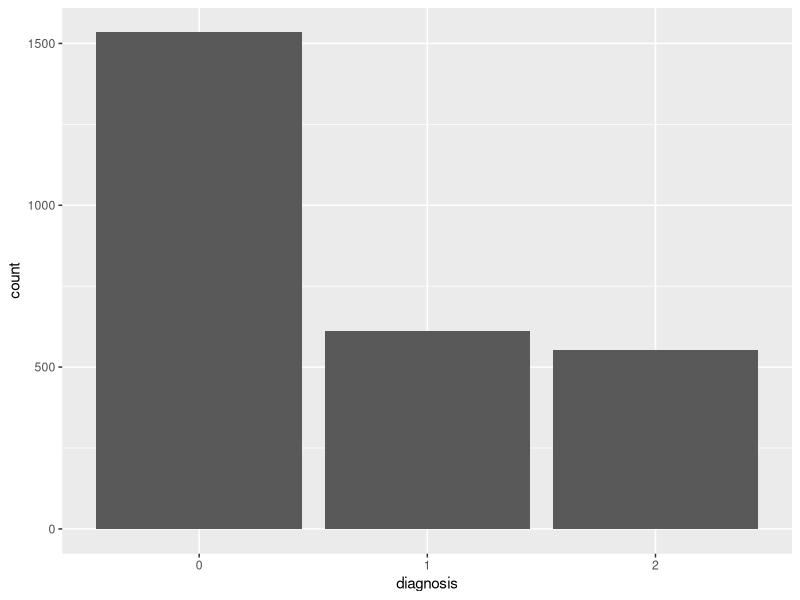
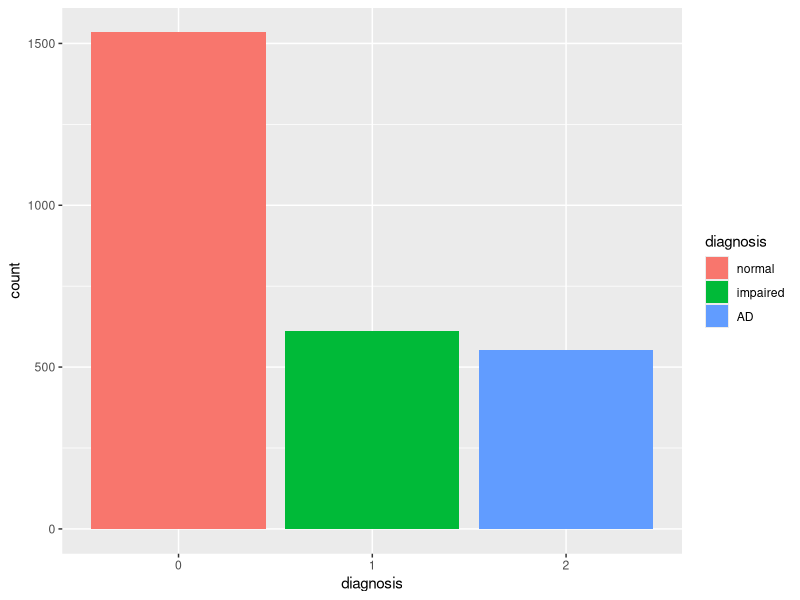
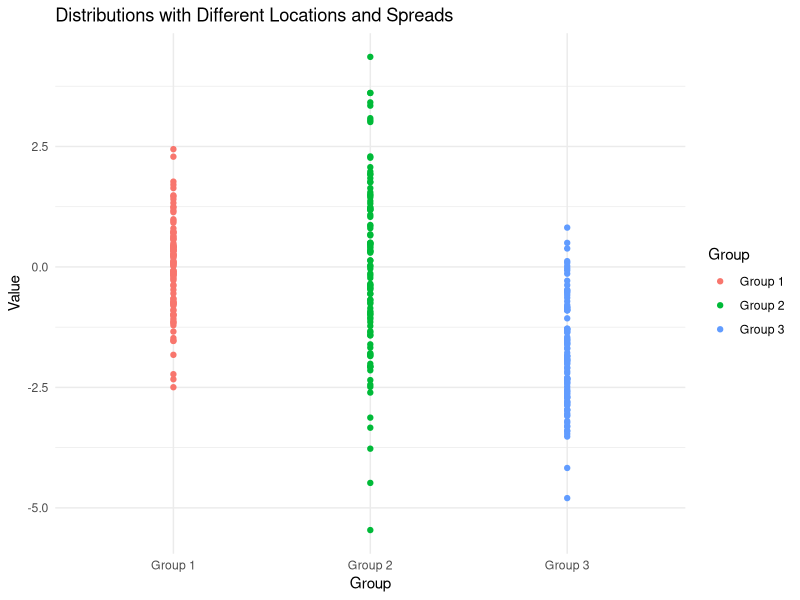
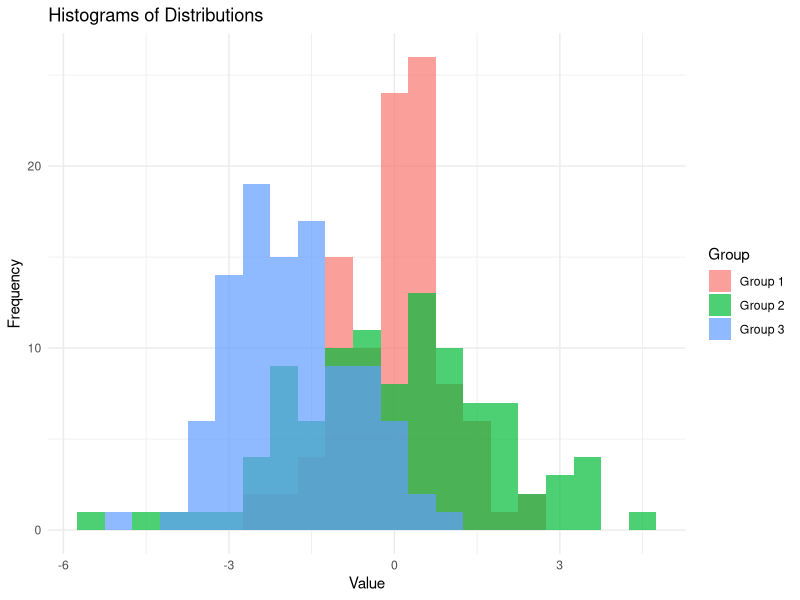
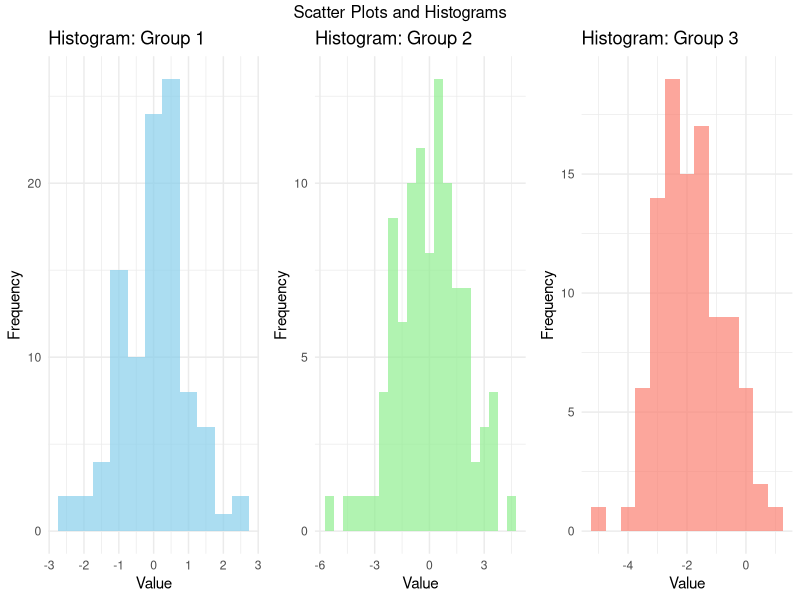
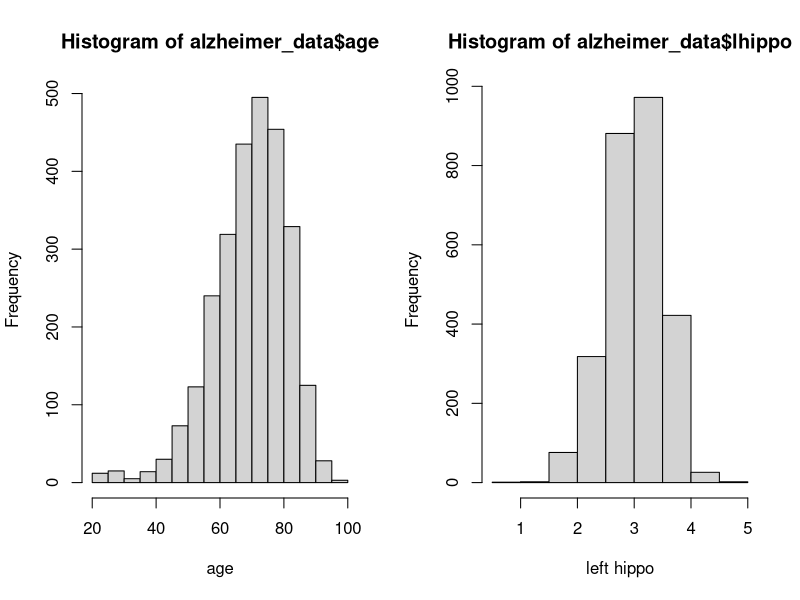
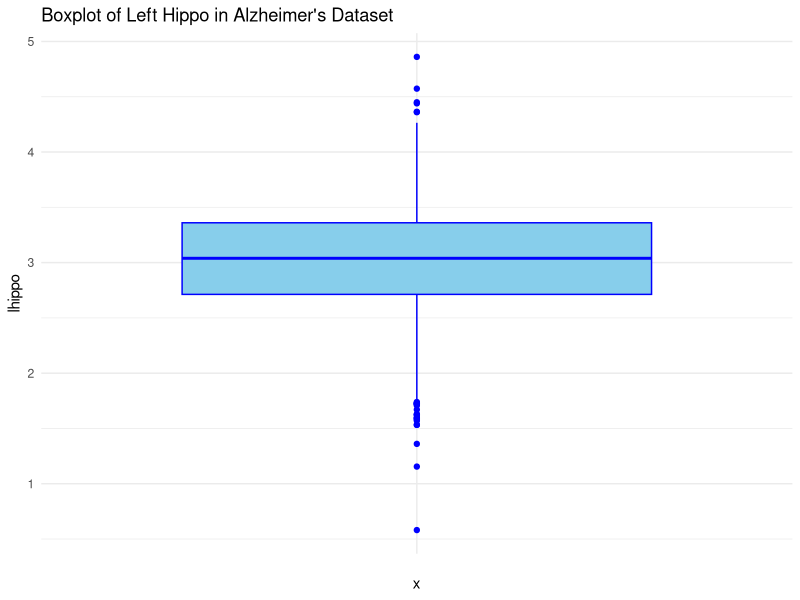

R code for these plots, in order:
## ---- chunk 1
#| warning: false
#| code-fold: true
#| echo: true

library(tidyverse)

#old-fashioned way to handle data
#step 1: read the file
alzheimer_data <- read.csv('data/alzheimer_data.csv')
#dim(alzheimer_data) #check the dimension 

#step 2: take a subset of columns of interest
alzheimer_data = alzheimer_data[, c('id', 'diagnosis', 'age', 'educ', 'female', 'height', 'weight', 'lhippo', 'rhippo')]
#dim(alzheimer_data) #check the dimension

#step 3: change diagnosis and gender to factor variables
alzheimer_data[,c("diagnosis")]=as.factor(alzheimer_data[,c("diagnosis")])
alzheimer_data[,c("female")]=as.factor(alzheimer_data[,c("female")])

#use cool functions from the tidyverse package
alzheimer_data <- read.csv('data/alzheimer_data.csv') %>% 
  select(id, diagnosis, age, educ, female, height, weight, lhippo, rhippo) %>% 
  mutate(diagnosis = as.factor(diagnosis), female = as.factor(female))
head(alzheimer_data)
## ---- chunk 2
#| echo: true
#| code-fold: true
ggplot(alzheimer_data, aes(diagnosis)) +
  geom_bar()
## ---- chunk 3
#| echo: true
#| code-fold: true
ggplot(alzheimer_data, aes(diagnosis, fill=diagnosis)) +
  geom_bar()+
  scale_fill_discrete(labels=c('normal', 'impaired', 'AD'))
## ---- chunk 4
#| echo: true
#| code-fold: true
# Generating example data
set.seed(321)
data1 <- rnorm(100, mean = 0, sd = 1)   # Distribution 1: Mean 0, SD 1
data2 <- rnorm(100, mean = 0, sd = 2)   # Distribution 2: Mean 0, SD 2
data3 <- rnorm(100, mean = -2, sd = 1)  # Distribution 3: Mean -2, SD 1

# Creating a data frame for plotting
df <- data.frame(
  Group = rep(c("Group 1", "Group 2", "Group 3"), each = 100),
  Value = c(data1, data2, data3)
)

# Plotting one-dimensional scatter plots (strip plots)
library(ggplot2)
ggplot(df, aes(x = Group, y = Value, color = Group)) +
  geom_point()+
  labs(title = "Distributions with Different Locations and Spreads",
       x = "Group", y = "Value") +
  theme_minimal()
## ---- chunk 5
#| echo: true
#| code-fold: true
histogram_plot <- ggplot(df, aes(x = Value, fill = Group)) +
  geom_histogram(binwidth = 0.5, position = "identity", alpha = 0.7) +
  labs(title = "Histograms of Distributions",
       x = "Value", y = "Frequency") +
  theme_minimal()

histogram_plot
## ---- chunk 6
#| echo: true
#| code-fold: true
library(gridExtra)

# Histograms
histogram_plot1 <- ggplot(df[df$Group == "Group 1", ], aes(x = Value)) +
  geom_histogram(binwidth = 0.5, fill = "skyblue", alpha = 0.7) +
  labs(title = "Histogram: Group 1",
       x = "Value", y = "Frequency") +
  theme_minimal()

histogram_plot2 <- ggplot(df[df$Group == "Group 2", ], aes(x = Value)) +
  geom_histogram(binwidth = 0.5, fill = "lightgreen", alpha = 0.7) +
  labs(title = "Histogram: Group 2",
       x = "Value", y = "Frequency") +
  theme_minimal()

histogram_plot3 <- ggplot(df[df$Group == "Group 3", ], aes(x = Value)) +
  geom_histogram(binwidth = 0.5, fill = "salmon", alpha = 0.7) +
  labs(title = "Histogram: Group 3",
       x = "Value", y = "Frequency") +
  theme_minimal()

# Combine plots into subplots
grid.arrange(histogram_plot1, histogram_plot2, histogram_plot3,
             ncol = 3, nrow = 1, top = "Scatter Plots and Histograms")
## ---- chunk 7
#| echo: true
#| code-fold: true
par(mfrow=c(1,2))
hist(alzheimer_data$age, xlab="age")
hist(alzheimer_data$lhippo, xlab="left hippo")

#The above code is old-fashioned R code without using ggplot2. Try to use ggplot to produce nicer plots.
## ---- chunk 8
#| echo: true
#| code-fold: true
mean(alzheimer_data$age) #calculate mean
var(alzheimer_data$age) #calculate sample variance
sd(alzheimer_data$age) #calculate sample standard deviation
## ---- chunk 9
#| echo: true
#| code-fold: true
quantile(alzheimer_data$age) #calculate mean
## ---- chunk 10
#| echo: true
#| code-fold: true
# Create a boxplot of age
ggplot(alzheimer_data, aes(x = "", y = lhippo)) +  # x = "" for a single boxplot
  geom_boxplot(fill = "skyblue", color = "blue") +  # Customizing boxplot appearance
  labs(title = "Boxplot of Left Hippo in Alzheimer's Dataset", y = "lhippo") +  # Labels for title and y-axis
  theme_minimal()  # Applying a minimal theme (optional, adjust as needed)
